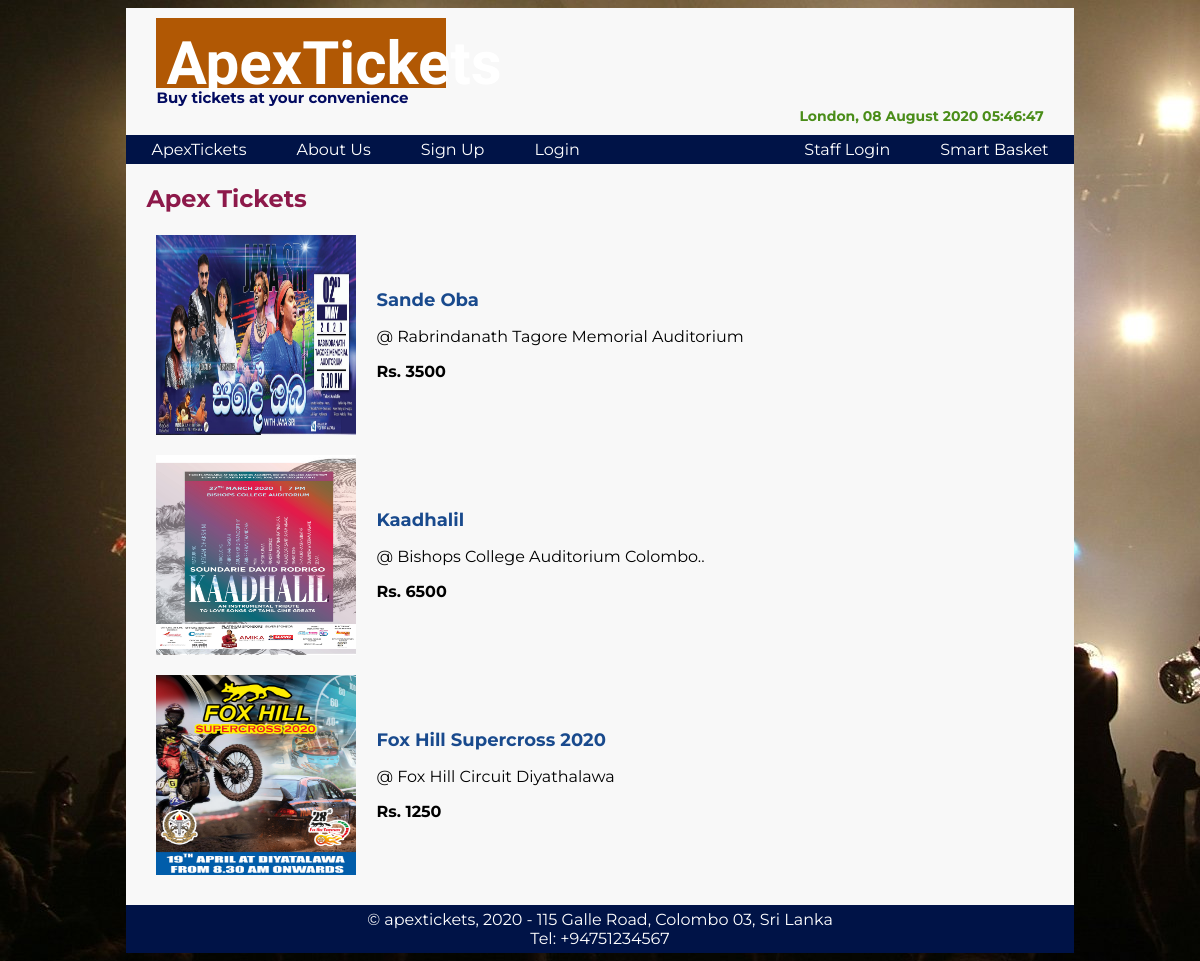
/Code/index.php, run on the app's committed database.
### tables this page shows
CREATE TABLE `ticket` (
  `tID` int(4) NOT NULL,
  `tName` varchar(100) NOT NULL,
  `tDescrip` varchar(200) NOT NULL,
  `tPic` varchar(250) NOT NULL,
  `tPrice` decimal(10,0) NOT NULL,
  `tQuantity` int(10) NOT NULL
);

### Code/index.php (the view, shortened to what this page needs)
<?php
include("db.php");
$pagename = "Apex Tickets";
echo "<link rel=stylesheet type=text/css href=style.css>";
echo "<body>";
echo "<h4>" . $pagename . "</h4>";
$SQL = "select tId, tName, tPic, tDescrip, tPic, tPrice, tQuantity FROM ticket";
$exeSQL = mysqli_query($conn, $SQL) or die(mysqli_error($conn));
echo "<table style='border: 0px'>";
while ($arrayp = mysqli_fetch_array($exeSQL)) {
	echo "<tr>";
	echo "<td style='border: 0px'>";
	echo "<a href=ticketbuy.php?u_t_id=" . $arrayp['tId'] . ">";
	echo "<img src=" . $arrayp['tPic'] . " height=200 width=200>";
	echo "</a>";
	echo "</td>";
	echo "<td style='border: 0px'>";
	echo "<p><h5>" . $arrayp['tName'] . "</h5>";
	echo "<p>" . $arrayp['tDescrip'] . "</p>";
	echo "<p><strong> Rs. " . $arrayp['tPrice'] . "</strong></p>";;
	echo "</td>";
	echo "</tr>";
}
echo "</table>";
echo "</body>";
?>

### Code/style.css (style rules this page uses)
body { background-image: url(background.jpg); }
#container { margin: 0 auto; width: 80%; background: #f8f8f8; font-family: Montserrat; border-style: None; border-color: #f8f8f8; }
#header { background: #f8f8f8; padding: 10px 30px; }
#header h1 { margin: 0; background: #b15804; color: #ffffff; font-family: Fjalla One; font-size: 60; text-align: left; width: 270; height: 50; padding: 10px; }
#header h2 { margin: 0; color: #020b61; font-size: 15; text-align: left; }
#header h3 { margin: 0; color: #4a8d19; font-size: 14; text-align: right; }
#navigation { float: left; width: 100%; background: #001347; }
#navigation ul { margin: 0; padding: 0; }
#navigation ul li { list-style-type: none; display: inline; }
#navigation li a { display: block; float: left; padding: 5px 25px; color: #fff; text-decoration: none; border-right: 0px solid#fff; }
#content { clear: left; padding: 20px; }
#content h4 { color: #8d194a; font-size: 24; margin: 0 0 0.5em; }
#content h5 { color: #194a8d; font-size: 18; margin: 0 0 0.5em; }
#footer { background: #001347; text-align: center; padding: 5px; color: #fff; }
table, th, td { border-collapse: collapse; border: 2px solid #4a8d19; }
td { padding: 10px; text-align: left; color: #000000; }

### data on the page
ticket: tPic (picture), tName "Sande Oba", tDescrip "@ Rabrindanath Tagore Memorial Auditorium", tPrice "3500"
ticket: tPic (picture), tName "Kaadhalil", tDescrip "@ Bishops College Auditorium Colombo..", tPrice "6500"
ticket: tPic (picture), tName "Fox Hill Supercross 2020", tDescrip "@ Fox Hill Circuit Diyathalawa", tPrice "1250"

### other printed values
$pagename "Apex Tickets"
